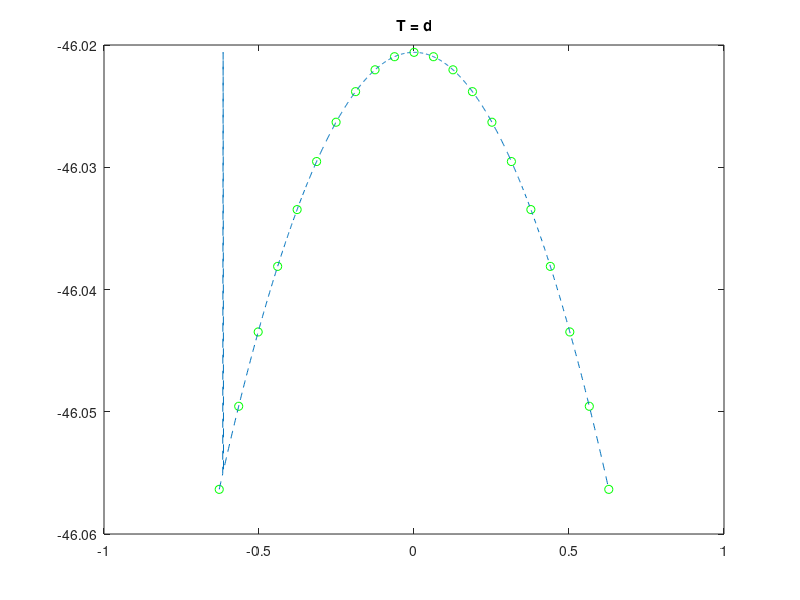

MATLAB code to generate this figure:
clear
clf

for T=1:100
% Basic konstanter
%T = 1;
Tp = 0.5;
t = -T:0.001:T;
N = 10;
k = (-N:N)';
omegak = 2*pi/T*k;
F = exp(1i*omegak*t);

% Kvadratvåg
Xk = Tp/T*exp(-1i*omegak*Tp/2).*(sin(omegak*Tp/2)./(omegak*Tp/2));
zeroindex = k==0;
Xk(zeroindex) = Tp/T;

xk = real(Xk.'*F);

%figure(1)
%plot(t, xk, 'r-')

% Triangelvåg
Xt = exp(-1i*omegak*Tp/2).*((-4/Tp)*(cos(omegak*Tp/2)-1)./(omegak.*omegak));
zeroindex = find(k==0);
Xt(zeroindex) = Tp/2;

xt = real(Xt.'*F);

%figure(2)
%plot(t, xt, 'b-')

% Kvadratpuls fouriertransform
omega = linspace(omegak(1), omegak(end), 1000);
XkF = Tp/T*exp(-1i*omega*Tp/2).*(sin(omega*Tp/2)./(omega*Tp/2));
zeroindex2 = k==0;
XkF(zeroindex2) = Tp/T;

figure(3)
plot(omegak, 20*log10(abs(Xk)), 'go')
hold on
plot(omega, 20*log10(abs(XkF)), '--')
hold off
title(["T = ", T])

pause(0.1)

end